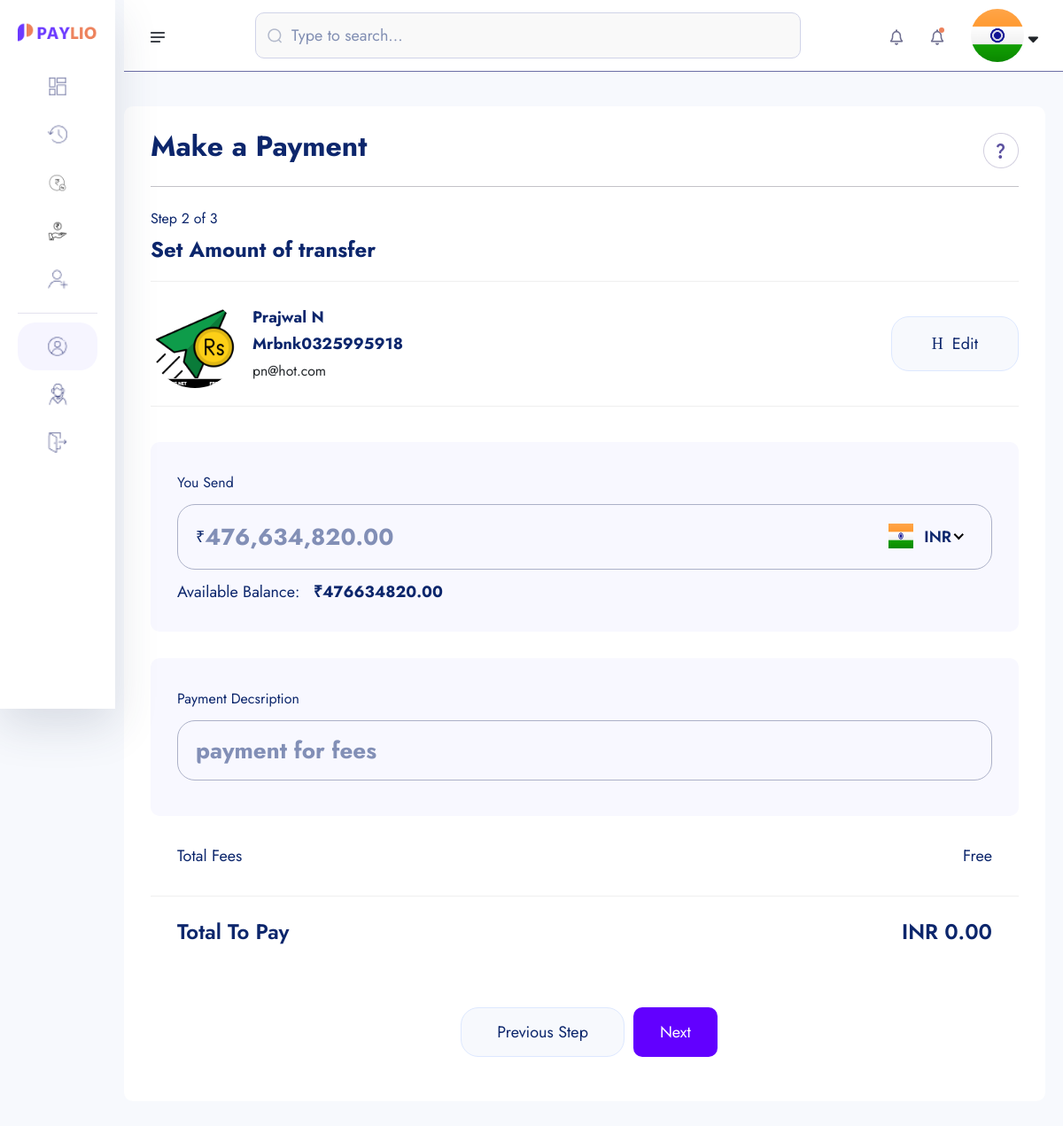
Screenshot of /amount-transfare/MRBNK0325995918/ (signed in) with the database file from the repository.
### custom_auth/models.py (models this page shows, shortened)
class User(AbstractUser):
    username = models.CharField(max_length=100)
    email = models.EmailField(unique=True)
    is_staff = models.BooleanField(default=False)
    is_superuser = models.BooleanField(default=False)
    USERNAME_FIELD = 'email'
    REQUIRED_FIELDS = ['username']

### bankingapp/models.py (models this page shows, shortened)
class KYC(models.Model):
    id = models.UUIDField(primary_key=True, unique=True, default=uuid.uuid4, editable=False)
    user =  models.OneToOneField(User, on_delete=models.CASCADE)
    account =  models.OneToOneField(Account, on_delete=models.CASCADE, null=True, blank=True)
    full_name = models.CharField(max_length=1000)
    image = models.ImageField(upload_to="kyc", default="default.jpg")
    marital_status = models.CharField(choices=MARITAL_STATUS, max_length=40)
    gender = models.CharField(choices=GENDER, max_length=40)
    identity_type = models.CharField(choices=IDENTITY_TYPE, max_length=140)
    identity_image = models.ImageField(upload_to="kyc", null=True, blank=True)
    date_of_birth = models.DateTimeField(auto_now_add=False)
    signature = models.ImageField(upload_to="kyc")
    country = models.CharField(max_length=100)
    state = models.CharField(max_length=100)
    city = models.CharField(max_length=100)
    mobile = models.CharField(max_length=1000)
    fax = models.CharField(max_length=1000)
    date = models.DateTimeField(auto_now_add=True)
    class Meta:
        ordering = ['-date']

class Account(models.Model):
    id = models.UUIDField(primary_key=True, unique=True, default=uuid.uuid4, editable=False)
    user = models.OneToOneField(User, on_delete=models.CASCADE)
    account_balance = models.DecimalField(max_digits=12, decimal_places=2, default=0.00)
    account_number = ShortUUIDField(length=10, unique=True,max_length= 25, prefix="MRBNK", alphabet="1234567890" )
    account_id = ShortUUIDField(length=7, unique=True,max_length= 25, prefix="DEX", alphabet="1234567890" )
    pin_number = ShortUUIDField(length=4, unique=True,max_length= 7 , alphabet="1234567890" )
    red_code = ShortUUIDField(length=10, unique=True,max_length= 20, prefix="217", alphabet="abcdefghi1234567890" )
    account_status = models.CharField(max_length=100, choices= ACCOUNT_STATUS, default="in-active")
    date = models.DateTimeField(auto_now_add=True)
    kyc_submitted = models.BooleanField(default=False)
    kyc_confirmed = models.BooleanField(default=False)
    recommended_by = models.ForeignKey(User, on_delete=models.DO_NOTHING, blank=True, null=True, related_name="recommended_by")
    class Meta:
        ordering = ['-date']

### core/transfare.py (the view)
# urls.py: path('amount-transfare/<account_number>/',AmountTranfare , name='amount-transfare'),
def AmountTranfare(request, account_number):
    try:
        account = Account.objects.get(account_number=account_number)
    except:
        messages.warning(request, "Account does not exist")
    context = {
        "account":account
    }
    return render(request, 'transfare/amount-transfare.html', context)

### core/templates/transfare/amount-transfare.html (shortened to what this page needs)
{% extends 'partials/dashboard-base.html' %}
{% load static %}
{% load humanize %}
{% block content %}
    <section class="dashboard-section body-collapse pay step step-2">
        <div class="overlay pt-120">
            <div class="container-fruid">
                <div class="main-content">
                    <div class="head-area d-flex align-items-center justify-content-between">
                        <h4>Make a Payment</h4>
                        <div class="icon-area">
                            <img src="{% static 'assets1/images/icon/support-icon.png' %}" alt="icon">
                        </div>
                    </div>
                    <div class="choose-recipient">
                        <div class="step-area">
                            <span class="mdr">Step 2 of 3</span>
                            <h5>Set Amount of transfer</h5>
                        </div>
                        <div class="user-select">
                            <div class="single-user">
                                <div class="left d-flex align-items-center">
                                    <div class="img-area">
                                        <img style="width: 100px; hight: 100px; border-radius: 50%" src="{{account.user.kyc.image.url}}" alt="image">
                                    </div>
                                    <div class="text-area">
                                        <p>{{account.user.kyc.full_name|title}}</p>
                                        <p>{{account.account_number|title}}</p>
                                        <small>{{account.user.email}}</small>
                                    </div>
                                </div>
                                <div class="right">
                                    <a href="{% url 'core:search-account' %}">
                                        <i class="icon-h-edit"></i>
                                        Edit
                                    </a>
                                </div>
                            </div>
                        </div>
                    </div>
                    <form action="{% url 'core:amount-transfare-Process' account.account_number %}" method = "POST">
                        <div class="send-banance">
                            <span class="mdr">You Send</span>
                            <div class="input-area">
                                <span id="currency-symbol">₹</span>
                                <input class="xxlr" onkeyup="CalculateBalance()" placeholder="{{ request.user.account.account_balance|intcomma }}" name="amount-send" type="number" id="amount-send">
                            </div>
                            <p>Available Balance: <b id="available-balance">₹{{ request.user.account.account_balance }}</b></p>
                        </div>
                        <div class="send-banance">
                            <span class="mdr">Payment Decsription</span>
                            <div class="input-area">
                                <input class="xxlr" onkeyup="CalculateBalance()" placeholder="payment for fees" name="description" type="text" >
                            </div>
                        </div>
                        <ul class="total-fees">
                            <li>Total Fees</li>
                            <li>Free</li>
                        </ul>
                        <ul class="total-fees pay">
                            <li>
                                <h5>Total To Pay</h5>
                            </li>
                            <li>
                                <h5 id="total-to-pay">INR 0.00</h5>
                            </li>
                        </ul>
                        <div class="footer-area mt-40">
                            <a href="pay-step-1.html">Previous Step</a>
                            <button type="submit" style="padding: 10px 30px; border-radius: 10px; background: rgb(98, 0, 255); color: #fff;" class="active">Next</button>
                        </div>
                    </form>
                </div>
            </div>
        </div>
    </section>
{% endblock content %}

### core/templates/partials/dashboard-base.html (shortened to what this page needs)
{% load static %}
{% load static %}
{% load i18n %}
<!doctype html>
<html lang="en">
<head>
    <link rel="stylesheet" href="{% static 'assets1/css/bootstrap.min.css' %}">
    <link rel="stylesheet" href="{% static 'assets1/css/fontawesome.min.css' %}">
    <link rel="stylesheet" href="{% static 'assets1/css/jquery-ui.css' %}">
    <link rel="stylesheet" href="{% static 'assets1/css/plugin/apexcharts.css' %}">
    <link rel="stylesheet" href="{% static 'assets1/css/plugin/nice-select.css' %}">
    <link rel="stylesheet" href="{% static 'assets1/css/arafat-font.css' %}">
    <link rel="stylesheet" href="{% static 'assets1/css/plugin/animate.css' %}">
    <link rel="stylesheet" href="{% static 'assets1/css/style.css' %}">
</head>
<body>
    <header class="header-section body-collapse">
        <div class="overlay">
            <div class="container-fruid">
                <div class="row d-flex header-area">
                    <div class="navbar-area d-flex align-items-center justify-content-between">
                        <div class="sidebar-icon">
                            <img src="{% static 'assets1/images/icon/menu.png' %}" alt="icon">
                        </div>
                        <form action="#" class="flex-fill">
                            <div class="form-group d-flex align-items-center">
                                <img src="{% static 'assets1/images/icon/search.png' %}" alt="icon">
                                <input type="text" placeholder="Type to search...">
                            </div>
                        </form>
                        <div class="dashboard-nav">
                            <div class="single-item language-area">
                                <div class="language-btn">
                                    <img src="{% static 'assets1/images/icon/bell.png' %}" alt="icon">
                                </div>
                            </div>
                            <div class="single-item notifications-area">
                                <div class="notifications-btn">
                                    <img src="{% static 'assets1/images/icon/bell.png' %}" class="bell-icon" alt="icon">
                                </div>
                            </div>
                            <div class="single-item user-area">
                                <div class="profile-area d-flex align-items-center">
                                    <span class="user-profile">
                                        {% if request.user.kyc.image.url %}
                                            <img style="width: 60px; height: 60px; border-radius: 50%; object-fit: cover;" src="{{ request.user.kyc.image.url }}" alt="image">
                                        {% else %}
                                            <img src="{% static 'assets1/images/default.jpg' %}"  style="width: 50px; height: 50px; border-radius: 50%; object-fit: cover;" alt="">
                                        {% endif %}
                                    </span>
                                    <i class="fa-solid fa-sort-down"></i>
                                </div>
                            </div>
                        </div>
                    </div>
                    <div class="sidebar-wrapper">
                        <div class="sidebar-logo">
                            <a href="{% url 'bankingapp:dashboard' %}"><img src="{% static 'assets1/images/logo.png' %}" alt="logo"></a>
                        </div>
                        <ul>
                            <li>
                                <a href="{% url 'bankingapp:dashboard' %}">
                                    <img src="{% static 'assets1/images/icon/dashboard.png' %}" alt="Dashboard"> <span>{% trans "Dashboard" %}</span>
                                </a>
                            </li>
                            <li>
                                <a href="{% url 'core:transaction-list' %}">
                                    <img src="{% static 'assets1/images/icon/transactions.png' %}" alt="Transactions"> <span>Transactions</span>
                                </a>
                            </li>
                            <li>
                                <a href="{% url 'core:search-account' %}">
                                    <img src="{% static 'assets1/images/icon/sendmoney (3).png' %}" alt="Pay"> <span>Pay</span>
                                </a>
                            </li>
                            <li>
                                <a href="{% url 'core:request-search-user' %}">
                                    <img src="{% static 'assets1/images/icon/recieve (1).png' %}" alt="Recieve"> <span>Recieve</span>
                                </a>
                            </li>
                            <li>
                                <a href="{% url 'core:reciepient' %}">
                                    <img src="{% static 'assets1/images/icon/recipients.png' %}" alt="Recipients"> <span>Recipients</span>
                                </a>
                            </li>
                        </ul>
                        <ul class="bottom-item">
                            <li class="active">
                                <a href="{% url 'bankingapp:account' %}">
                                    <img src="{% static 'assets1/images/icon/account.png' %}" alt="Account"> <span>Account</span>
                                </a>
                            </li>
                            <li>
                                <a href="javascript:void(0)">
                                    <img src="{% static 'assets1/images/icon/support.png' %}" alt="Support"> <span>Support</span>
                                </a>
                            </li>
                            <li>
                                <a href="javascript:void(0)" onclick="confirmQuit()">
                                    <img src="{% static 'assets1/images/icon/quit.png' %}" alt="Quit"> <span>Quit</span>
                                </a>
                            </li>
                        </ul>
                        <div class="pt-120">
                        </div>
                    </div>
                </div>
            </div>
        </div>
    </header>
{% block content %}
{% endblock content %}
</body>
</html>

### rows the page displays
User: user.kyc.image (picture), amount-send "476,634,820.00", user.account.account_balance "476634820.00"
Account: user.kyc.image (picture), user.kyc.full_name "Prajwal N", account_number "Mrbnk0325995918", user.email "pn@hot.com"
